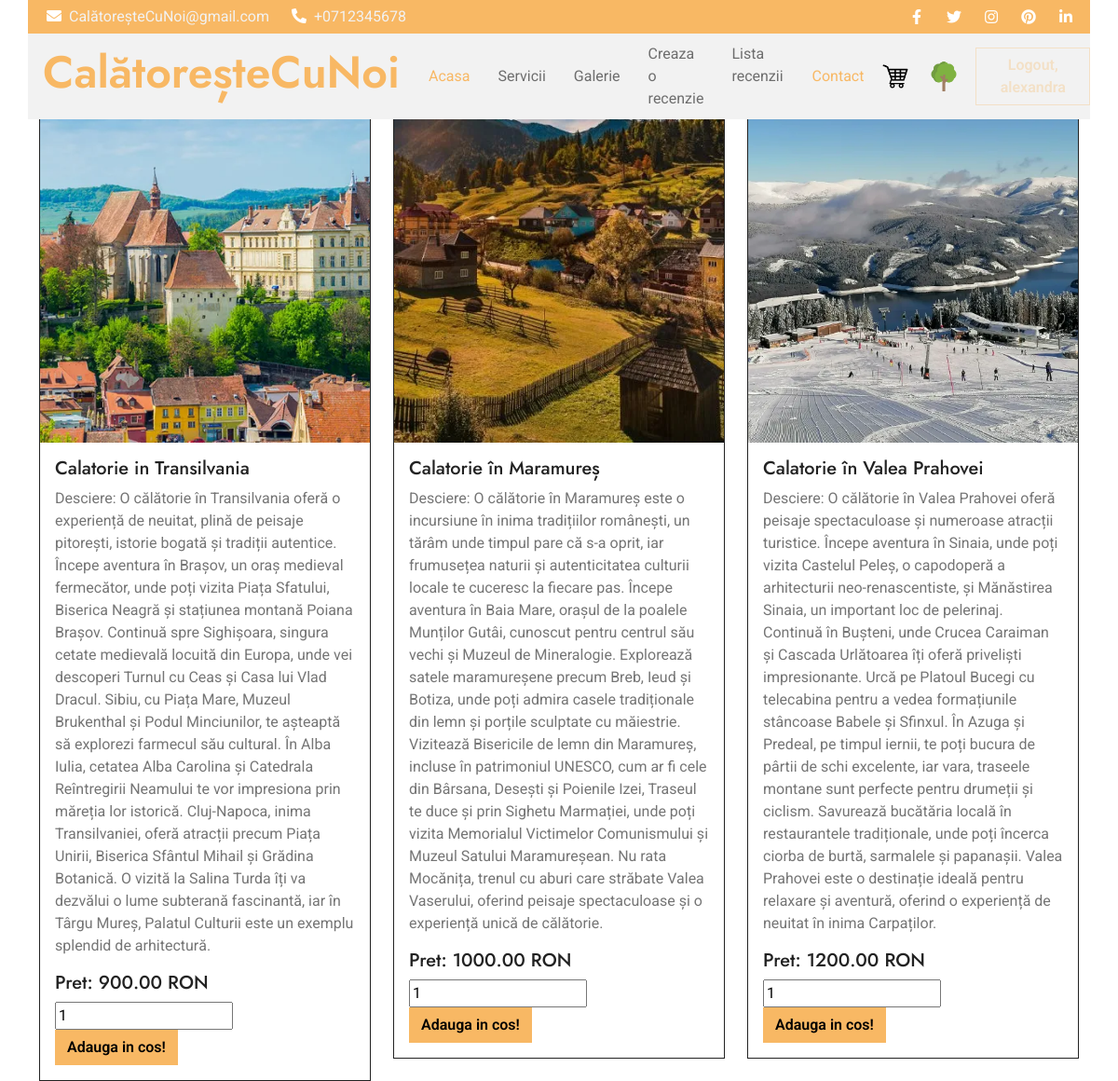
Screenshot of /list_products/ (signed in) with the database file from the repository.
### alex/models.py (models this page shows, shortened)
class Product(models.Model):
    name = models.CharField(max_length=255)
    description = models.TextField()
    price = models.DecimalField(max_digits=12, decimal_places=2)
    photo = models.ImageField(upload_to='static/', null=True, blank=True)

### alex/views.py (the view)
# urls.py: path('list_products/', views.ProductListView.as_view(), name='list-products'),
class ProductListView(LoginRequiredMixin, ListView):
    template_name = 'products/list_products.html'
    model = Product
    context_object_name = 'products'
    def get_queryset(self):
        return Product.objects.all()

### templates/products/list_products.html (shortened to what this page needs)
<!DOCTYPE html>
{% load static %}
<html lang="en">
<head>
    <link rel="stylesheet" href="https://use.fontawesome.com/releases/v5.15.4/css/all.css"/>
    <link href="https://cdn.jsdelivr.net/npm/bootstrap-icons@1.4.1/font/bootstrap-icons.css" rel="stylesheet">
    <link href="{% static 'lib/owlcarousel/assets/owl.carousel.min.css' %}" rel="stylesheet">
    <link href="{% static 'lib/lightbox/css/lightbox.min.css' %}" rel="stylesheet">
    <link href="{% static 'css/bootstrap.min.css' %}" rel="stylesheet">
    <link href="{% static 'css/style.css' %}" rel="stylesheet">
</head>
<body>
<div class="container-fluid fixed-top px-0">
    <div class="container px-0">
        <div class="topbar">
            <div class="row align-items-center justify-content-center">
                <div class="col-md-8">
                    <div class="topbar-info d-flex flex-wrap">
                        <a href="#" class="text-light me-4"><i class="fas fa-envelope text-white me-2"></i>CalătoreșteCuNoi@gmail.com</a>
                        <a href="#" class="text-light"><i class="fas fa-phone-alt text-white me-2"></i>+0712345678</a>
                    </div>
                </div>
                <div class="col-md-4">
                    <div class="topbar-icon d-flex align-items-center justify-content-end">
                        <a href="#" class="btn-square text-white me-2"><i class="fab fa-facebook-f"></i></a>
                        <a href="#" class="btn-square text-white me-2"><i class="fab fa-twitter"></i></a>
                        <a href="#" class="btn-square text-white me-2"><i class="fab fa-instagram"></i></a>
                        <a href="#" class="btn-square text-white me-2"><i class="fab fa-pinterest"></i></a>
                        <a href="#" class="btn-square text-white me-0"><i class="fab fa-linkedin-in"></i></a>
                    </div>
                </div>
            </div>
        </div>
        <nav class="navbar navbar-light bg-light navbar-expand-xl">
            <a href="{% url 'homepage' %}" class="navbar-brand ms-3">
                <h1 class="text-primary display-5">CalătoreșteCuNoi</h1>
            </a>
            <div class="collapse navbar-collapse bg-light" id="navbarCollapse">
                <div class="navbar-nav ms-auto">
                    <a href="{% url 'homepage' %}" class="nav-item nav-link active">Acasa</a>
                    <a href="{% url 'list-products' %}" class="nav-item nav-link">Servicii</a>
                    <a href="{% url 'galery' %}" class="nav-item nav-link">Galerie</a>
                </div>
                {% if user.is_authenticated %}
                 <div class="navbar-nav ms-auto">
                    <a href="{% url 'create-rev' %}" class="nav-item nav-link">Creaza o recenzie</a>
                    <a href="{% url 'list-rev' %}" class="nav-item nav-link">Lista recenzii</a>
                </div>
                {% endif %}
                <a href="{% url 'create_contact' %}" class="nav-item nav-link active">Contact</a>
            </div>
            <a class="navbar-brand" href="{% url 'cart' %}"><img src="{% static 'img/cart_icon.png' %}" height="36"
                                                                 width="36"
                                                                 alt="..."/></a>
            <a class="navbar-brand"
               href="https://act.greenpeace.ro/doneaza/?utm_source=greenpeace.org&utm_medium=referral&utm_campaign=donate+button&_ga=2.136734005.446026110.1715546654-1686669088.1715546654"
               target="_blank"><img src="{% static 'img/tree icon.png' %}"
                                    alt="..." height="36" width="36"/></a>
            {% if user.is_authenticated %}
                <form method="post" action="{% url 'logout' %}">
                    <button type="submit" class="btn btn-outline-secondary">Logout, {{ user.username }}</button>
                </form>
            {% else %}
                <div>
                    <a href="{% url 'login' %}" class="btn btn-outline-success">Login</a>
                    <a href="{% url 'create-user' %}" class="btn btn-outline-secondary">Sign up</a>
                </div>
            {% endif %}
        </nav>
    </div>
</div>
<div class="container">
        <div class="row mt-4">
            {% for product in products %}
                <div class="col-md-4">
                    <div class="card border border-dark">
                        <img src="{{ product.photo.url }}" class="card-img-top" alt="imagine_profil"
                             height="450"
                             style="object-fit: cover">
                        <div class="card-body">
                            <h5 class="card-title">{{ product.name }}</h5>
                            <p class="card-text">Desciere: {{ product.description }}</p>
                            <h5 class="card-text">Pret: {{ product.price }} RON</h5>
                            <form action="{% url 'add_to_cart' %}" method="post">
                                <input type="number" name="quantity" value="1">
                                <button type="submit" class="btn btn-primary">Adauga in cos!</button>
                            </form>
                        </div>
                    </div>
                </div>
            {% endfor %}
        </div>
    </div>
</body>
</html>

### static/css/style.css (style rules this page uses)
.btn { font-weight: 600; transition: .5s; }
.btn-square { width: 32px; height: 32px; }
.btn-square, .btn-sm-square, .btn-md-square, .btn-lg-square { padding: 0; display: flex; align-items: center; justify-content: center; font-weight: normal; }
.fixed-top .container { transition: 0.5s; }
.topbar { padding: 2px 10px 2px 20px; background: var(--bs-primary) !important; }
.topbar a, .topbar a i { transition: 0.5s; }
.navbar { padding: 0; }
.navbar .navbar-nav .nav-link { padding: 10px 15px; font-size: 16px; transition: .5s; }
.navbar .navbar-nav .nav-link:hover, .navbar .navbar-nav .nav-link.active, .sticky-top.bg-white .navbar .navbar-nav .nav-link:hover, .sticky-top.bg-white .navbar .navbar-nav .nav-link.active { color: var(--bs-primary); }

### rows the page displays
Product: photo (picture), name "Calatorie in Transilvania", description "O călătorie în Transilvania oferă o experiență de neuitat, plină de peisaje pitorești, istorie bogată și tradiții autentice. Începe aventura în Brașov, un oraș medieval fermecător, unde poți vizita Piața Sfatului, Biserica Neagră și stațiunea montană Poiana Brașov. Continuă spre Sighișoara, singura cetate medievală locuită din Europa, unde vei descoperi Turnul cu Ceas și Casa lui Vlad Dracul. Sibiu, cu Piața Mare, Muzeul Brukenthal și Podul Minciunilor, te așteaptă să explorezi farmecul său cultural. În Alba Iulia, cetatea Alba Carolina și Catedrala Reîntregirii Neamului te vor impresiona prin măreția lor istorică. Cluj-Napoca, inima Transilvaniei, oferă atracții precum Piața Unirii,…", price "900.00"
Product: photo (picture), name "Calatorie în Maramureș", description "O călătorie în Maramureș este o incursiune în inima tradițiilor românești, un tărâm unde timpul pare că s-a oprit, iar frumusețea naturii și autenticitatea culturii locale te cuceresc la fiecare pas. Începe aventura în Baia Mare, orașul de la poalele Munților Gutâi, cunoscut pentru centrul său vechi și Muzeul de Mineralogie. Explorează satele maramureșene precum Breb, Ieud și Botiza, unde poți admira casele tradiționale din lemn și porțile sculptate cu măiestrie. Vizitează Bisericile de lemn din Maramureș, incluse în patrimoniul UNESCO, cum ar fi cele din Bârsana, Desești și Poienile Izei, Traseul te duce și prin Sighetu Marmației, unde poți vizita Memorialul Victimelor Comunismului și…", price "1000.00"
Product: photo (picture), name "Calatorie în Valea Prahovei", description "O călătorie în Valea Prahovei oferă peisaje spectaculoase și numeroase atracții turistice. Începe aventura în Sinaia, unde poți vizita Castelul Peleș, o capodoperă a arhitecturii neo-renascentiste, și Mănăstirea Sinaia, un important loc de pelerinaj. Continuă în Bușteni, unde Crucea Caraiman și Cascada Urlătoarea îți oferă priveliști impresionante. Urcă pe Platoul Bucegi cu telecabina pentru a vedea formațiunile stâncoase Babele și Sfinxul. În Azuga și Predeal, pe timpul iernii, te poți bucura de pârtii de schi excelente, iar vara, traseele montane sunt perfecte pentru drumeții și ciclism. Savurează bucătăria locală în restaurantele tradiționale, unde poți încerca ciorba de burtă, sarmalele…", price "1200.00"
